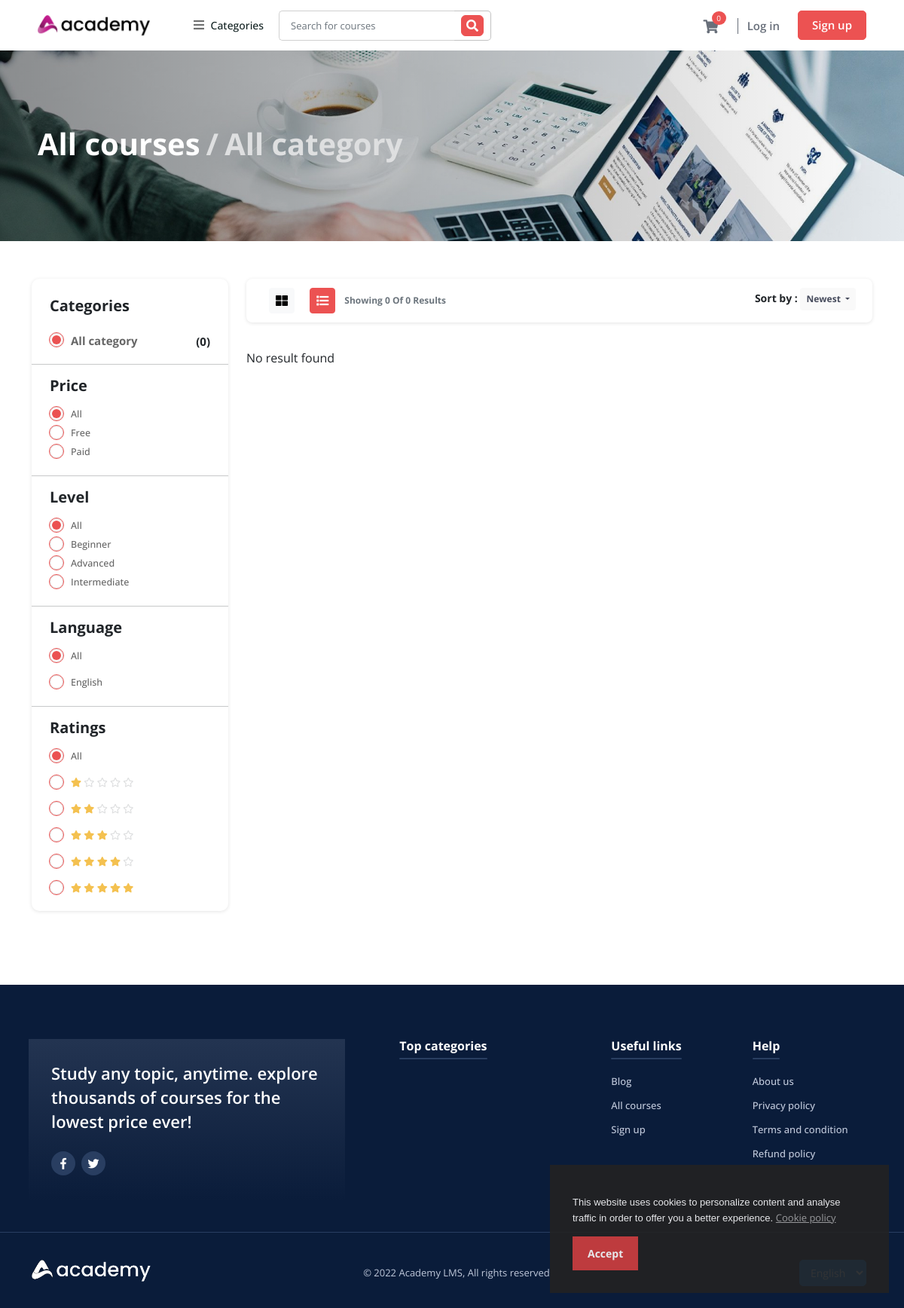
Page /index.php/home/courses on the committed database.
### tables this page shows
CREATE TABLE `language` (
  `phrase_id` int(11) NOT NULL,
  `phrase` longtext,
  `english` longtext
);

### application/views/frontend/default/courses_page.php (the view, shortened to what the rows shown need)
<?php
isset($selected_category_id) ? "" : $selected_category_id = "all";
?>
<section class="category-header-area" style="background-image: url('<?php echo base_url('uploads/system/course_page_banner.png'); ?>'); background-size: cover; background-position: right;">
    <div class="image-placeholder-3"></div>
    <div class="container-lg breadcrumb-container">
        <nav aria-label="breadcrumb">
          <ol class="breadcrumb">
            <li class="breadcrumb-item display-6 fw-bold">
                <a href="<?php echo site_url('home/courses'); ?>">
                    <?php echo site_phrase('all_courses'); ?>
                </a>
            </li>
            <li class="breadcrumb-item active text-light display-6 fw-bold">
                <?php
                if ($selected_category_id == "all") {
                    echo site_phrase('all_category');
                } else {
                    $category_details = $this->crud_model->get_category_details_by_id($selected_category_id)->row_array();
                    echo $category_details['name'];
                }
                ?>
            </li>
          </ol>
        </nav>
    </div>
</section>
<section class="category-course-list-area">
    <div class="container">
        <div class="row">
            <div class="col-lg-3 filter-area">
                <div class="card border-0 radius-10 box-shadow-5">
                    <div id="collapseFilter" class="collapse show" aria-labelledby="headingOne" data-parent="#accordion">
                        <div class="card-body p-0">
                            <div class="filter_type px-4 pt-4">
                                <h5 class="fw-700 mb-4"><?php echo site_phrase('categories'); ?></h5>
                                <ul>
                                    <li class="">
                                        <div class="text-15px fw-700 d-flex">
                                            <label for="category_all"><?php echo site_phrase('all_category'); ?></label>
                                            <div class="ms-auto">(<?php echo $this->crud_model->get_active_course()->num_rows(); ?>)</div>
                                        </div>
                                    </li>
                                </ul>
                            </div>
                            <hr>
                            <div class="filter_type px-4">
                                <div class="form-group">
                                    <h5 class="fw-700 mb-3"><?php echo site_phrase('price'); ?></h5>
                                    <ul>
                                        <li>
                                            <div class="">
                                                <label for="price_all"><?php echo site_phrase('all'); ?></label>
                                            </div>
                                            <div class="">
                                                <label for="price_free"><?php echo site_phrase('free'); ?></label>
                                            </div>
                                            <div class="">
                                                <label for="price_paid"><?php echo site_phrase('paid'); ?></label>
                                            </div>
                                        </li>
                                    </ul>
                                </div>
                            </div>
                            <hr>
                            <div class="filter_type px-4">
                                <h5 class="fw-700 mb-3"><?php echo site_phrase('level'); ?></h5>
                                <ul>
                                    <li>
                                        <div class="">
                                            <label for="all"><?php echo site_phrase('all'); ?></label>
                                        </div>
                                        <div class="">
                                            <label for="beginner"><?php echo site_phrase('beginner'); ?></label>
                                        </div>
                                        <div class="">
                                            <label for="advanced"><?php echo site_phrase('advanced'); ?></label>
                                        </div>
                                        <div class="">
                                            <label for="intermediate"><?php echo site_phrase('intermediate'); ?></label>
                                        </div>
                                    </li>
                                </ul>
                            </div>
                            <hr>
                            <div class="filter_type px-4">
                                <h5 class="fw-700 mb-3"><?php echo site_phrase('language'); ?></h5>
                                <ul>
                                    <li>
                                        <div class="">
                                            <label for="<?php echo 'all_language'; ?>"><?php echo site_phrase('all'); ?></label>
                                        </div>
                                    </li>
                                    <?php
                                    $languages = $this->crud_model->get_all_languages();
                                    foreach ($languages as $language) : ?>
                                        <li>
                                            <div class="">
                                                <label for="language_<?php echo $language; ?>"><?php echo ucfirst($language); ?></label>
                                            </div>
                                        </li>
                                    <?php endforeach; ?>
                                </ul>
                            </div>
                            <hr>
                            <div class="filter_type px-4">
                                <h5 class="fw-700 mb-3"><?php echo site_phrase('ratings'); ?></h5>
                                <ul>
                                    <li>
                                        <div class="">
                                            <label for="all_rating"><?php echo site_phrase('all'); ?></label>
                                        </div>
                                    </li>
                                    <?php for ($i = 1; $i <= 5; $i++) : ?>
                                        <li>
                                            <div class="">
                                                <label for="rating_<?php echo $i; ?>">
                                                    <?php for ($j = 1; $j <= $i; $j++) : ?>
                                                        <i class="fas fa-star" style="color: #f4c150;"></i>
                                                    <?php endfor; ?>
                                                    <?php for ($j = $i; $j < 5; $j++) : ?>
                                                        <i class="far fa-star" style="color: #dedfe0;"></i>
                                                    <?php endfor; ?>
                                                </label>
                                            </div>
                                        </li>
                                    <?php endfor; ?>
                                </ul>
                            </div>
                        </div>
                    </div>
                </div>
            </div>
            <div class="col-lg-9">
                <div class="row category-filter-box mx-0 box-shadow-4" >
                    <div class="col-md-6">
                        <button class="btn py-1 px-2 mx-2 <?php if($this->session->userdata('layout') == 'grid'){echo 'btn-danger';}else{echo 'btn-light'; } ?>" onclick="toggleLayout('grid')"><i class="fas fa-th-large"></i></button>
                        <button class="btn py-1 px-2 mx-2 <?php if($this->session->userdata('layout') == 'list'){echo 'btn-danger';}else{echo 'btn-light'; } ?>" onclick="toggleLayout('list')"><i class="fas fa-list"></i></button>
                        <span class="text-12px fw-700 text-muted"><?php echo site_phrase('showing').' '.count($courses).' '.site_phrase('of').' '.$total_result.' '.site_phrase('results'); ?></span>
                    </div>
                    <div class="col-md-6 text-end filter-sort-by">
                        <span><?php echo site_phrase('sort_by'); ?> : </span>
                        <div class="dropdown d-inline-block">
                            <button class="btn bg-background dropdown-toggle fw-bold text-capitalize" type="button" id="dropdownMenuButton1" data-bs-toggle="dropdown" aria-expanded="false">
                                <?php
                                if(isset($_GET['sort_by']) && $_GET['sort_by'] == 'highest-rating'):
                                    echo get_phrase('highest_rating');
                                elseif(isset($_GET['sort_by']) && $_GET['sort_by'] == 'lowest-price'):
                                    echo get_phrase('lowest_price');
                                elseif(isset($_GET['sort_by']) && $_GET['sort_by'] == 'highest-price'):
                                        echo get_phrase('highest_price');
                                elseif(isset($_GET['sort_by']) && $_GET['sort_by'] == 'discounted'):
                                        echo get_phrase('discounted');
                                else:
                                    echo get_phrase('newest');
                                endif;
                                ?>
                            </button>
                        </div>
                    </div>
                </div>
                <div class="category-course-list">
                    <?php if (count($courses) == 0) : ?>
                        <?php echo site_phrase('no_result_found'); ?>
                    <?php endif; ?>
                </div>
            </div>
        </div>
    </div>
</section>

### application/views/frontend/default/logged_out_header.php (shortened to what the rows shown need)
<section class="menu-area bg-white">
  <div class="container-xl">
    <nav class="navbar navbar-expand-lg bg-white">
      <a href="<?php echo site_url(''); ?>" class="navbar-brand pt-2 mt-1"><img src="<?php echo base_url('uploads/system/'.get_frontend_settings('dark_logo')); ?>" alt="" height="35"></a>
      <?php include 'menu.php'; ?>
      <form class="inline-form me-auto" action="<?php echo site_url('home/search'); ?>" method="get">
        <div class="input-group search-box mobile-search">
          <input type="text" name = 'query' value="<?php echo isset($_GET['query']) ? $_GET['query'] : ""; ?>" class="form-control" placeholder="<?php echo site_phrase('search_for_courses'); ?>">
          <div class="input-group-append">
            <button class="btn" type="submit"><i class="fas fa-search"></i></button>
          </div>
        </div>
      </form>
      <div class="cart-box menu-icon-box" id = "cart_items">
        <?php include 'cart_items.php'; ?>
      </div>
      <div class="sign-in-box btn-group">
        <a href="<?php echo site_url('login'); ?>" class="btn btn-sign-in-simple"><?php echo site_phrase('log_in'); ?></a>
        <a href="<?php echo site_url('sign_up'); ?>" class="btn btn-sign-up"><?php echo site_phrase('sign_up'); ?></a>
      </div>
    </nav>
  </div>
</section>

### application/views/frontend/default/menu.php (shortened to what the rows shown need)
<div class="main-nav-wrap">
  <ul class="mobile-main-nav">
    <li class="has-children text-nowrap fw-bold">
      <a href="">
        <i class="fas fa-bars text-16px"></i>
        <span class="fw-500"><?php echo site_phrase('categories'); ?></span>
      </a>
    </li>
  </ul>
</div>

### application/views/frontend/default/eu-cookie.php (shortened to what the rows shown need)
<link rel="stylesheet" type="text/css" href="<?php echo site_url(); ?>assets/frontend/eu-cookie/purecookie.css" async />
<div class="cookieConsentContainer" id="cookieConsentContainer" style="opacity: .9; display: block; display: none;">
  <div class="cookieDesc">
    <p>
      <?php echo get_frontend_settings('cookie_note');?>
      <a class="link-cookie-policy" href="<?php echo site_url('home/cookie_policy'); ?>"><?php echo site_phrase('cookie_policy'); ?></a>
    </p>
  </div>
  <div class="cookieButton">
    <a onclick="cookieAccept();"><?php echo site_phrase('accept'); ?></a>
  </div>
</div>

### application/views/frontend/default/footer.php (shortened to what the rows shown need)
<footer class="footer-area d-print-none mt-5 pt-5">
  <div class="container-xl py-4">
    <div class="row mb-3">
      <div class="col-6 col-sm-6 col-xl-3 px-4">
        <h6 class="text-white fw-700 mb-4">
          <span class="header-underline"><?php echo site_phrase('top_categories'); ?></span>
        </h6>
      </div>
      <div class="col-6 col-sm-6 col-xl-2 px-4">
        <h6 class="text-white fw-700 mb-4">
          <span class="header-underline"><?php echo site_phrase('useful_links'); ?></span>
        </h6>
        <ul class="list-unstyled text-small">
          <li class="mb-2 mt-1"><a class="link-secondary footer-hover-link" href="<?php echo site_url('blog'); ?>"><?php echo site_phrase('blog'); ?></a></li>
          <li class="mb-2 mt-1"><a class="link-secondary footer-hover-link" href="<?php echo site_url('home/courses'); ?>"><?php echo site_phrase('all_courses'); ?></a></li>
          <li class="mb-2 mt-1"><a class="link-secondary footer-hover-link" href="<?php echo site_url('sign_up'); ?>"><?php echo site_phrase('sign_up'); ?></a></li>
        </ul>
      </div>
      <div class="col-6 col-sm-6 col-xl-2 px-4">
        <h6 class="text-white fw-700 mb-4">
          <span class="header-underline"><?php echo site_phrase('help'); ?></span>
        </h6>
        <ul class="list-unstyled text-small">
          <li class="mb-2 mt-1"><a class="link-secondary footer-hover-link" href="<?php echo site_url('home/about_us'); ?>"><?php echo site_phrase('about_us'); ?></a></li>
          <li class="mb-2 mt-1"><a class="link-secondary footer-hover-link" href="<?php echo site_url('home/privacy_policy'); ?>"><?php echo site_phrase('privacy_policy'); ?></a></li>
          <li class="mb-2 mt-1"><a class="link-secondary footer-hover-link" href="<?php echo site_url('home/terms_and_condition'); ?>"><?php echo site_phrase('terms_and_condition'); ?></a></li>
          <li class="mb-2 mt-1"><a class="link-secondary footer-hover-link" href="<?php echo site_url('home/refund_policy'); ?>"><?php echo site_phrase('refund_policy'); ?></a></li>
        </ul>
      </div>
    </div>
  </div>
  <section class="border-top-sub-blue pt-3 pb-2">
    <div class="container-xl">
      <div class="row mt-3 py-1">
        <div class="col-md-4 ps-4 ps-md-1">
          <img src="<?php echo base_url('uploads/system/'.get_frontend_settings('light_logo')); ?>" width="160">
        </div>
        <div class="col-md-4 ps-4 text-13px pt-2 text-start text-md-center">
          &copy; 2022 <?php echo get_settings('system_name'); ?>, <?php echo site_phrase('all_rights_reserved'); ?>
          <br>
        </div>
        <div class="col-md-4 ps-4 text-start text-md-end mt-4 mt-md-0">
        </div>
      </div>
    </div>
  </section>
</footer>

### rows in the picture
language: english "Categories"
language: query "Search for courses"
language: english "Log in"
language: english "Sign up"
language: english "Cookie policy"
language: english "Accept"
language: english "All courses"
language: english "All category"
language: english "Price"
language: english "All"
language: english "Free"
language: english "Paid"
language: english "Level"
language: english "Beginner"
language: english "Advanced"
language: english "Intermediate"
language: english "Language"
language: english "Ratings"
language: english "Showing"
language: english "Of"
language: english "Results"
language: english "Sort by"
language: english "Newest"
language: english "Top categories"
language: english "Useful links"
language: english "Blog"
language: english "Help"
language: english "About us"
language: english "Privacy policy"
language: english "Terms and condition"
language: english "Refund policy"
language: english "All rights reserved"

### other values in the picture
sizeof($this->session->userdata('cart_items')) "0"
get_frontend_settings('cookie_note') "This website uses cookies to personalize content and analyse traffic in order to offer you a better experience."
$this->crud_model->get_active_course()->num_rows() "0"
$language "English"
count($courses) "0"
$total_result "0"
site_phrase('no_result_found') "No result found"
get_settings('website_description') "Study any topic, anytime. explore thousands of courses for the lowest price ever!"
get_settings('system_name') "Academy LMS"
